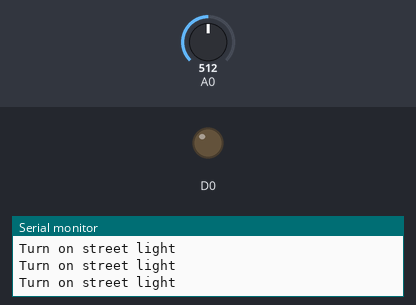
Bench run of a sketch on a simulated ESP8266 (NodeMCU). On the bench: output pins drawn as LEDs (lit = HIGH), the last lines printed to the serial monitor. The test bench sets the inputs (shaded band); at power-on: A0 = 512.

Above: at 1.2 s.
1.3 s: A0 set to 534
4.3 s: A0 set to 557
At 5.5 s:
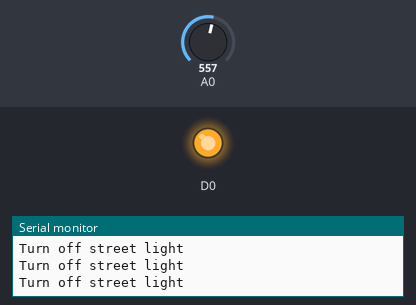
Timing chart, 0 to 7.3 s (numbered marks = the images above; inputs shaded):
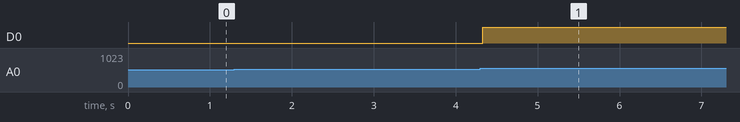

The sketch:

ldr_nodemcu.ino
```cpp
void setup() {
  // put your setup code here, to run once:
Serial.begin(9600);
pinMode(D0,OUTPUT);
}

void loop() {
  // put your main code here, to run repeatedly:
  unsigned int x=analogRead(A0);
//  Serial.println(x);
  if(x>=550){
      Serial.println("Turn off street light");
      digitalWrite(D0,1);//for turn of led
    }
  else{
    Serial.println("Turn on street light");
    digitalWrite(D0,0);
    }

}
```

Measured:
- the behaviour switches between 549 and 550 on A0 (found by bisection; images 0 and 1)
- after the input at 4.3 s, D0: LOW → HIGH at once
